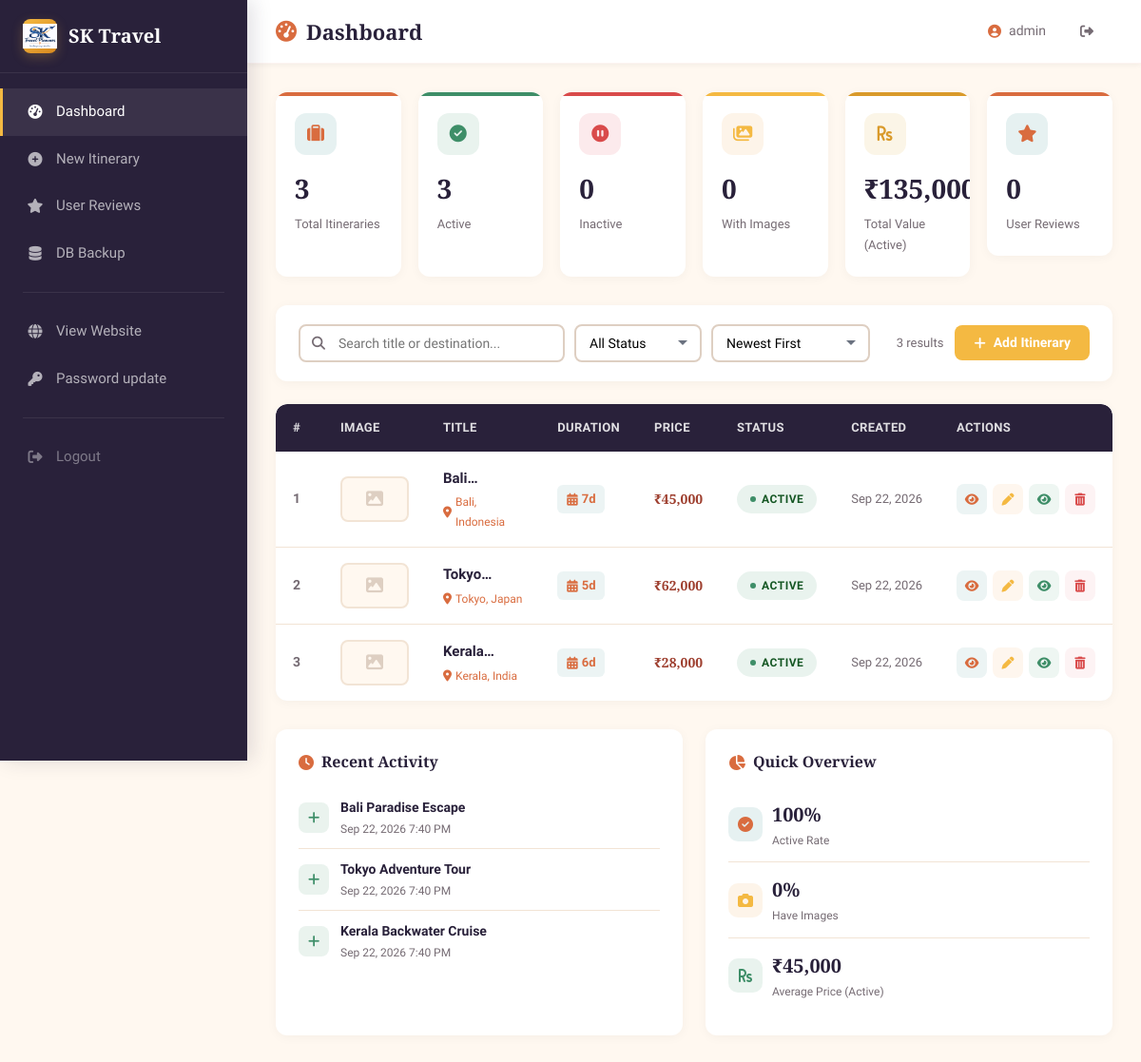
The page /admin/dashboard.php (signed in) on the database as committed earlier.
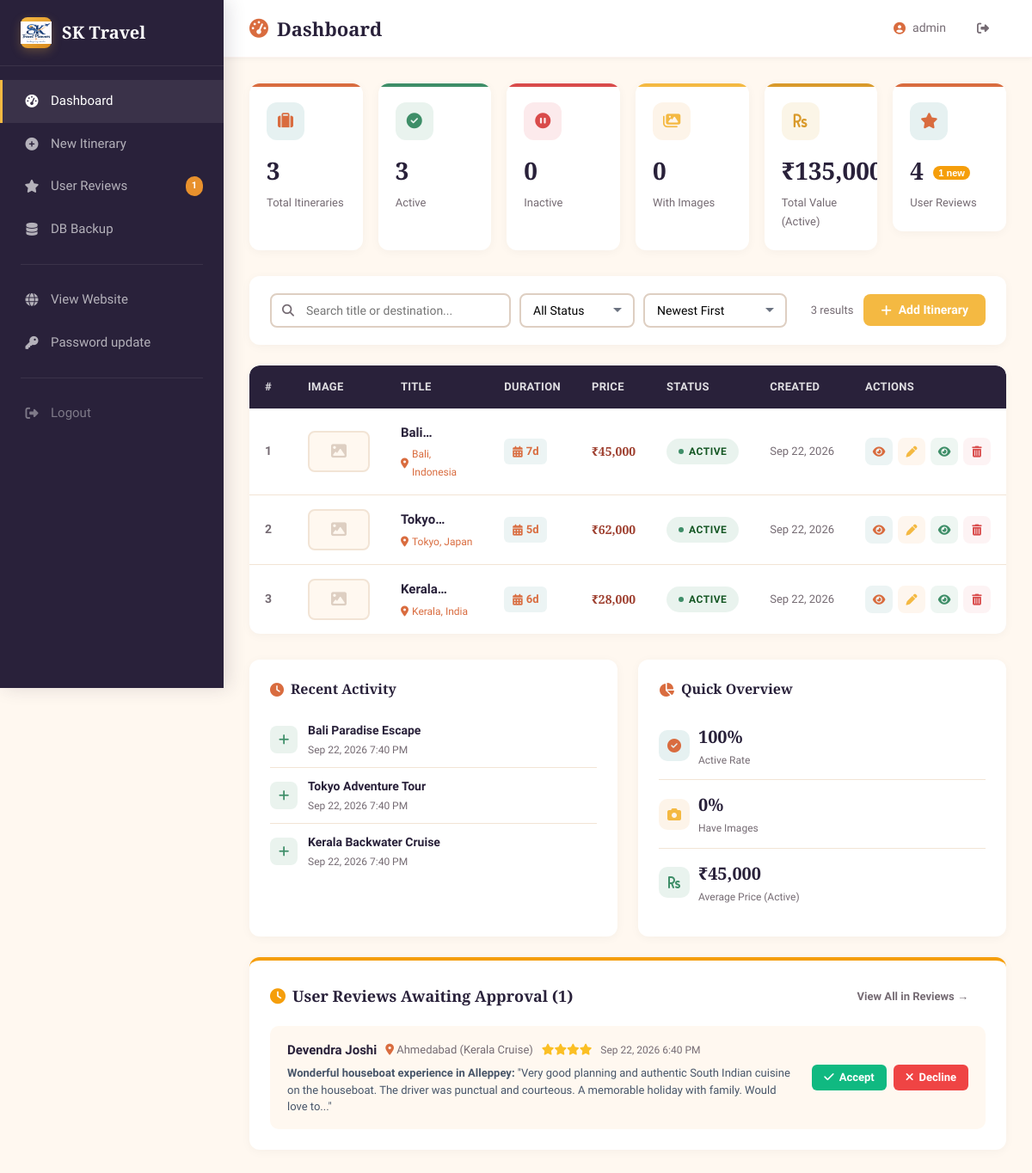
The same page on the database as committed later.
### tables this page shows
CREATE TABLE IF NOT EXISTS itineraries (
    id            INT AUTO_INCREMENT PRIMARY KEY,
    title         VARCHAR(255) NOT NULL,
    destination   VARCHAR(255) NOT NULL,
    description   TEXT,
    price         DECIMAL(12,2) DEFAULT 0.00,
    duration_days INT DEFAULT 1,
    image         VARCHAR(255) DEFAULT NULL,
    highlights    TEXT,
    inclusions    TEXT,
    exclusions    TEXT,
    day_plan      TEXT,
    status        TINYINT(1) DEFAULT 1,

    created_at    TIMESTAMP DEFAULT CURRENT_TIMESTAMP,
    updated_at    TIMESTAMP DEFAULT CURRENT_TIMESTAMP
                  ON UPDATE CURRENT_TIMESTAMP

);

CREATE TABLE IF NOT EXISTS user_reviews (
    id            INT AUTO_INCREMENT PRIMARY KEY,
    user_name     VARCHAR(100) NOT NULL,
    user_email    VARCHAR(150) DEFAULT NULL,
    user_location VARCHAR(100) DEFAULT NULL,
    rating        TINYINT UNSIGNED NOT NULL DEFAULT 5,
    review_title  VARCHAR(255) DEFAULT NULL,
    review_text   TEXT NOT NULL,
    status        ENUM('pending', 'approved', 'declined') NOT NULL DEFAULT 'pending',
    created_at    TIMESTAMP NOT NULL DEFAULT CURRENT_TIMESTAMP,
    updated_at    TIMESTAMP NOT NULL DEFAULT CURRENT_TIMESTAMP ON UPDATE CURRENT_TIMESTAMP,
    INDEX idx_status (status),
    INDEX idx_rating (rating),
    INDEX idx_created_at (created_at)
);

### config.php (called while the page is built, shortened)
<?php
function e($string): string
{
    return htmlspecialchars(
        (string) $string,
        ENT_QUOTES | ENT_HTML5,
        'UTF-8'
    );
}
function formatPrice(
    $price
): string {
    return
        '₹' .
        number_format(
            (float) $price,
            0,
            '.',
            ','
        );
}
?>

### admin/dashboard.php (the view, shortened to what the changed rows need)
<?php
require_once __DIR__ . '/../config.php';
$totalReviews   = 0;
$pendingReviews = 0;
$recentPendingReviews = [];
try {
    $totalReviews   = (int)$pdo->query("SELECT COUNT(*) FROM user_reviews")->fetchColumn();
    $pendingReviews = (int)$pdo->query("SELECT COUNT(*) FROM user_reviews WHERE status = 'pending'")->fetchColumn();
    $recentPendingReviews = $pdo->query("SELECT * FROM user_reviews WHERE status = 'pending' ORDER BY created_at DESC LIMIT 5")->fetchAll();
} catch (Throwable $e) {}
 $recentItins = $pdo->query("SELECT title, created_at FROM itineraries ORDER BY created_at DESC LIMIT 5")->fetchAll();
 $search    = trim($_GET['search'] ?? '');
 $filter    = $_GET['filter'] ?? 'all';
 $sort      = $_GET['sort'] ?? 'newest';
 $page      = max(1, (int)($_GET['page'] ?? 1));
 $perPage   = 8;
 $whereClauses = [];
 $params = [];
 $whereSQL = !empty($whereClauses) ? 'WHERE ' . implode(' AND ', $whereClauses) : '';
 $sortMap = [
    'newest'     => 'created_at DESC',
    'oldest'     => 'created_at ASC',
    'price_high' => 'price DESC',
    'price_low'  => 'price ASC',
    'name_asc'   => 'title ASC',
    'name_desc'  => 'title DESC',
];
 $sortSQL = $sortMap[$sort] ?? 'created_at DESC';
 $offset = ($page - 1) * $perPage;
 $dataStmt = $pdo->prepare("SELECT * FROM itineraries {$whereSQL} ORDER BY {$sortSQL} LIMIT {$perPage} OFFSET {$offset}");
 $dataStmt->execute($params);
 $itineraries = $dataStmt->fetchAll();
?>
<!DOCTYPE html>
<html lang="en">
<head>
    <link rel="stylesheet" href="../style.css">
    <link rel="stylesheet" href="https://cdnjs.cloudflare.com/ajax/libs/font-awesome/6.5.0/css/all.min.css">
</head>
<body>
<div class="admin-layout">
    <aside class="admin-sidebar">
        <ul class="admin-nav">
            <li>
                <a href="reviews.php" style="display:flex;align-items:center;">
                    <i class="fas fa-star"></i> User Reviews
                    <?php if ($pendingReviews > 0): ?>
                        <span style="background:#E8912D;color:#fff;border-radius:10px;padding:2px 7px;font-size:11px;font-weight:700;margin-left:auto;"><?= $pendingReviews ?></span>
                    <?php endif; ?>
                </a>
            </li>
        </ul>
    </aside>
    <div class="admin-main">
        <div class="admin-topbar">
            <h1><i class="fas fa-tachometer-alt"></i> Dashboard</h1>
        </div>
        <div class="admin-content">
            <div class="stats-grid">
                <a href="reviews.php" style="text-decoration:none;color:inherit;display:block;">
                    <div class="stat-card">
                        <div class="stat-icon"><i class="fas fa-star"></i></div>
                        <div class="stat-value">
                            <?= (int)$totalReviews ?>
                            <?php if ($pendingReviews > 0): ?>
                                <span style="font-size:11px;background:#f59e0b;color:#fff;padding:2px 6px;border-radius:10px;vertical-align:middle;margin-left:4px;font-family:sans-serif;font-weight:700;"><?= $pendingReviews ?> new</span>
                            <?php endif; ?>
                        </div>
                        <div class="stat-label">User Reviews</div>
                    </div>
                </a>
            </div>
            <?php if (empty($itineraries)): ?>
                <div class="table-wrapper">
                    <div class="empty-state">
                        <?php if ($search || $filter !== 'all'): ?>
                            <i class="fas fa-search"></i>
                            <h3>No results found</h3>
                            <p>Try adjusting your search or filter criteria.</p>
                            <a href="dashboard.php" class="btn btn-outline"><i class="fas fa-undo"></i> Reset Filters</a>
                        <?php else: ?>
                            <i class="fas fa-suitcase-rolling"></i>
                            <h3>No itineraries yet</h3>
                            <p>Create your first travel itinerary to get started.</p>
                            <a href="itinerary-form.php" class="btn btn-accent"><i class="fas fa-plus"></i> Create Itinerary</a>
                        <?php endif; ?>
                    </div>
                </div>
            <?php else: ?>
                <div class="table-wrapper">
                    <table class="data-table">
                        <thead>
                            <tr>
                                <th style="width:50px;">#</th>
                                <th style="width:90px;">Image</th>
                                <th>Title</th>
                                <th>Duration</th>
                                <th>Price</th>
                                <th>Status</th>
                                <th>Created</th>
                                <th style="width:180px;">Actions</th>
                            </tr>
                        </thead>
                        <tbody>
                            <?php foreach ($itineraries as $idx => $itin): ?>
                                <?php
                                    $hasImg = !empty($itin['image']) && file_exists(UPLOAD_DIR . $itin['image']);
                                    $imgSrc = $hasImg ? UPLOAD_URL . $itin['image'] : '';
                                    $rowNum = $offset + $idx + 1;
                                ?>
                                <tr>
                                    <td style="font-weight:600;color:var(--text-muted);"><?= $rowNum ?></td>
                                    <td>
                                        <?php if ($hasImg): ?>
                                            <img src="<?= e($imgSrc) ?>"
                                                 class="img-thumb"
                                                 alt="<?= e($itin['title']) ?>"
                                                 onclick="openLightbox('<?= e($imgSrc) ?>')"
                                                 loading="lazy">
                                        <?php else: ?>
                                            <div class="img-placeholder"><i class="fas fa-image"></i></div>
                                        <?php endif; ?>
                                    </td>
                                    <td>
                                        <div class="title-cell">
                                            <div class="itin-title"><?= e($itin['title']) ?></div>
                                            <div class="itin-dest">
                                                <i class="fas fa-map-marker-alt"></i> <?= e($itin['destination']) ?>
                                            </div>
                                        </div>
                                    </td>
                                    <td>
                                        <span class="duration-badge">
                                            <i class="fas fa-calendar-alt"></i> <?= (int)$itin['duration_days'] ?>d
                                        </span>
                                    </td>
                                    <td class="price-cell"><?= e(formatPrice($itin['price'])) ?></td>
                                    <td>
                                        <span class="status-badge <?= $itin['status'] ? 'status-active' : 'status-inactive' ?>">
                                            <span class="status-dot"></span>
                                            <?= $itin['status'] ? 'Active' : 'Inactive' ?>
                                        </span>
                                    </td>
                                    <td style="font-size:13px;color:var(--text-muted);white-space:nowrap;">
                                        <?= date('M j, Y', strtotime($itin['created_at'])) ?>
                                    </td>
                                    <td>
                                        <div class="action-btns">
                                            <a href="../detail.php?id=<?= (int)$itin['id'] ?>"
                                               class="action-btn view" title="View">
                                                <i class="fas fa-eye"></i>
                                            </a>
                                            <a href="itinerary-form.php?id=<?= (int)$itin['id'] ?>"
                                               class="action-btn edit" title="Edit">
                                                <i class="fas fa-pen"></i>
                                            </a>
                                            <a href="itinerary-action.php?action=toggle&id=<?= (int)$itin['id'] ?>"
                                               class="action-btn toggle <?= $itin['status'] ? '' : 'off' ?>"
                                               title="<?= $itin['status'] ? 'Deactivate' : 'Activate' ?>">
                                                <i class="fas fa-<?= $itin['status'] ? 'eye' : 'eye-slash' ?>"></i>
                                            </a>
                                            <button type="button"
                                                    class="action-btn del"
                                                    title="Delete"
                                                    onclick="confirmDelete(<?= (int)$itin['id'] ?>, '<?= e(addslashes($itin['title'])) ?>')">
                                                <i class="fas fa-trash-alt"></i>
                                            </button>
                                        </div>
                                    </td>
                                </tr>
                            <?php endforeach; ?>
                        </tbody>
                    </table>
                </div>
            <?php endif; ?>
            <div class="activity-section">
                <div class="activity-card">
                    <?php if (empty($recentItins)): ?>
                        <p style="color:var(--text-muted);font-size:14px;padding:12px 0;">No itineraries created yet.</p>
                    <?php else: ?>
                        <?php foreach ($recentItins as $r): ?>
                            <div class="activity-item">
                                <div class="act-icon new"><i class="fas fa-plus"></i></div>
                                <div class="act-info">
                                    <div class="act-title"><?= e($r['title']) ?></div>
                                    <div class="act-time"><?= date('M j, Y g:i A', strtotime($r['created_at'])) ?></div>
                                </div>
                            </div>
                        <?php endforeach; ?>
                    <?php endif; ?>
                </div>
            </div>
            <?php if (!empty($recentPendingReviews)): ?>
            <div style="background:#fff;border-radius:var(--radius);padding:24px;box-shadow:0 2px 12px rgba(0,0,0,0.04);margin-top:24px;border-top:4px solid #f59e0b;">
                <div style="display:flex;align-items:center;justify-content:space-between;margin-bottom:16px;flex-wrap:wrap;gap:10px;">
                    <h3 style="font-size:18px;margin:0;display:flex;align-items:center;gap:8px;font-family:'Playfair Display',serif;">
                        <i class="fas fa-clock" style="color:#f59e0b;"></i> User Reviews Awaiting Approval (<?= count($recentPendingReviews) ?>)
                    </h3>
                    <a href="reviews.php?filter=pending" class="btn btn-ghost btn-sm" style="font-size:13px;">View All in Reviews &rarr;</a>
                </div>
                <div style="display:flex;flex-direction:column;gap:12px;">
                    <?php foreach ($recentPendingReviews as $pr): ?>
                        <div style="background:var(--light);border-radius:10px;padding:16px 20px;display:flex;align-items:center;justify-content:space-between;gap:16px;flex-wrap:wrap;">
                            <div style="flex:1;min-width:260px;">
                                <div style="display:flex;align-items:center;gap:10px;margin-bottom:4px;flex-wrap:wrap;">
                                    <strong style="color:var(--dark);font-size:15px;"><?= e($pr['user_name']) ?></strong>
                                    <?php if (!empty($pr['user_location'])): ?>
                                        <span style="font-size:13px;color:var(--text-muted);"><i class="fas fa-map-marker-alt" style="color:var(--primary);"></i> <?= e($pr['user_location']) ?></span>
                                    <?php endif; ?>
                                    <span style="color:#fbbf24;font-size:13px;">
                                        <?php for ($s=1;$s<=(int)$pr['rating'];$s++): ?><i class="fas fa-star"></i><?php endfor; ?>
                                    </span>
                                    <span style="font-size:12px;color:var(--text-muted);"><?= date('M j, Y g:i A', strtotime($pr['created_at'])) ?></span>
                                </div>
                                <div style="font-size:13px;color:#475569;line-height:1.5;">
                                    <?= !empty($pr['review_title']) ? '<strong>' . e($pr['review_title']) . ':</strong> ' : '' ?>"<?= e(mb_strimwidth($pr['review_text'], 0, 160, '...')) ?>"
                                </div>
                            </div>
                            <div style="display:flex;gap:8px;align-items:center;">
                                <form method="POST" action="review-action.php" style="display:inline;">
                                    <button type="submit" class="btn btn-sm" style="background:#10b981;color:#fff;border:none;cursor:pointer;border-radius:6px;padding:7px 14px;font-size:13px;font-weight:600;display:inline-flex;align-items:center;gap:6px;">
                                        <i class="fas fa-check"></i> Accept
                                    </button>
                                </form>
                                <form method="POST" action="review-action.php" style="display:inline;">
                                    <button type="submit" class="btn btn-sm" style="background:#ef4444;color:#fff;border:none;cursor:pointer;border-radius:6px;padding:7px 14px;font-size:13px;font-weight:600;display:inline-flex;align-items:center;gap:6px;">
                                        <i class="fas fa-times"></i> Decline
                                    </button>
                                </form>
                            </div>
                        </div>
                    <?php endforeach; ?>
                </div>
            </div>
            <?php endif; ?>
        </div>
    </div>
</div>
</body>
</html>

Rows that differ between the two databases and show on the page:
added user_reviews: user_name "Devendra Joshi", user_location "Ahmedabad (Kerala Cruise)", rating 4 (drawn), created_at "Sep 22, 2026 6:40 PM", review_title "Wonderful houseboat experience in Alleppey", review_text "Very good planning and authentic South Indian cuisine on the houseboat. The driver was punctual and courteous. A memorable holiday with family. Would love to..."
Other text that changed with them:
$pendingReviews: (not shown) → "1"
$totalReviews: "0" → "4"
count($recentPendingReviews): (not shown) → "1"
text now shown: "new User Reviews Awaiting Approval ( ) View All in Reviews →"
